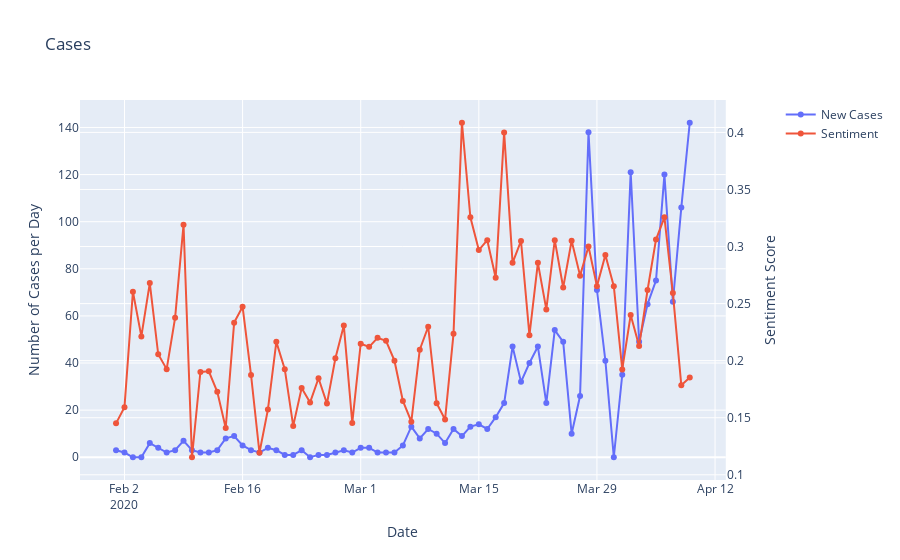

Notebook code for this chart:
### Code cell
import plotly.graph_objects as go

from plotly.subplots import make_subplots

# Create figure with secondary y-axis
fig = make_subplots(specs=[[{"secondary_y": True}]])

# Add traces
fig.add_trace(go.Scatter(x=plot['Date'], y=plot['NewCases'],
                    mode='lines+markers',
                    name='New Cases'))

fig.add_trace(go.Scatter(x=plot['Date'], y=plot['Sentiment'],
                    mode='lines+markers',
                    name='Sentiment'),
                    secondary_y=True,)

# Add figure title
fig.update_layout(
    title_text="Cases"
)

# Set x-axis title
fig.update_xaxes(title_text="Date")

# Set y-axes titles
fig.update_yaxes(title_text="Number of Cases per Day", secondary_y=False)
fig.update_yaxes(title_text="Sentiment Score", secondary_y=True)

fig.show()
